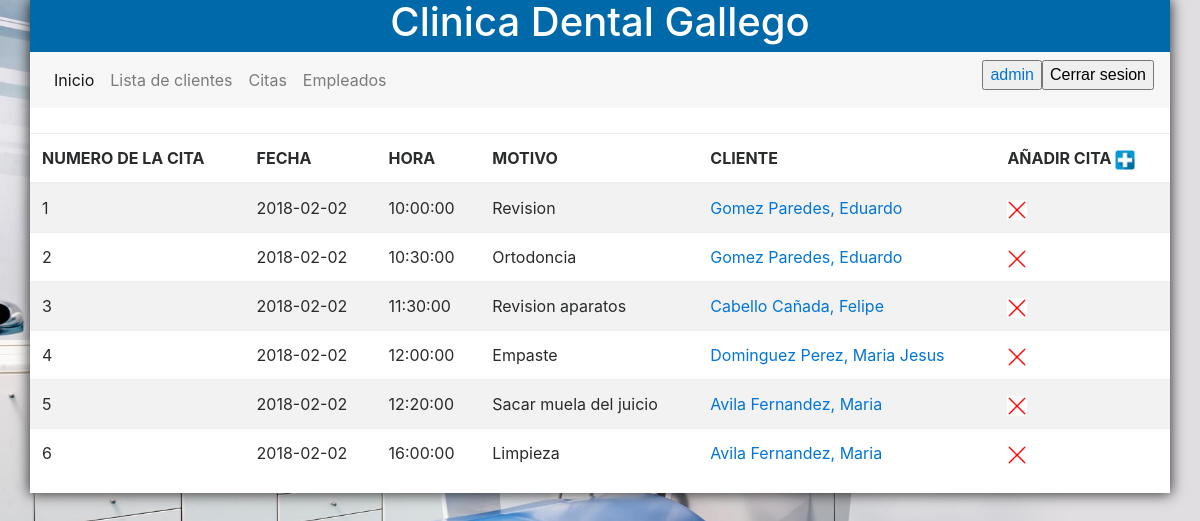
The app's page /admin/citas.php (signed in) with its own data.
### tables this page shows
CREATE TABLE IF NOT EXISTS `citas` (
  `numero` INT(11) NOT NULL AUTO_INCREMENT,
  `fecha` DATE NOT NULL,
  `motivo` VARCHAR(45) NOT NULL,
  `hora` time NOT NULL,
  `id_usuario` INT(11) NOT NULL,
  PRIMARY KEY (`numero`, `id_usuario`),
  CONSTRAINT
    FOREIGN KEY (`id_usuario`)
    REFERENCES `usuarios` (`id_usuario`)
    ON DELETE CASCADE
    ON UPDATE CASCADE);

CREATE TABLE IF NOT EXISTS `usuarios` (
  `id_usuario` INT(11) NOT NULL AUTO_INCREMENT,
  `nombre` VARCHAR(100) NOT NULL,
  `apellidos` VARCHAR(200) NOT NULL,
  `telefono` INT(9) NOT NULL,
  `user` VARCHAR(45) NOT NULL,
  `password` VARCHAR(45) NOT NULL,
  `tipo` VARCHAR(5) NOT NULL,
  `foto` VARCHAR(200),
  PRIMARY KEY (`id_usuario`));

### admin/citas.php (the view, shortened to what this page needs)
<?php
include_once '../funciones.php';
 ?>
<!DOCTYPE html>
<html lang="es">
  <head>
    <link rel="stylesheet" href="../css/bootstrap.min.css">
    <link rel="stylesheet" href="../js/bootstrap.min.js">
    <link rel="stylesheet" href="../estilo.css">
  </head>
  <body>
      <?php
      $connection=conectar();
      ?>
      <div class="container">
          <div class="row">
                  <table class="table table-striped">
                      <thead>
                        <tr>
                          <th>NUMERO DE LA CITA </th>
                          <th>FECHA </th>
                          <th>HORA </th>
                          <th>MOTIVO</th>
                          <th>CLIENTE</th>
                          <th>AÑADIR CITA <a href="citas/nueva_cita.php"><img src='images/mas.jpg' width='20' height='20'/></a></th>
                        </tr>
          </thead>
                      <?php
                            $query="select c.*, u.* from citas c
                                    join usuarios u on c.id_usuario = u.id_usuario";
                            if ($result = $connection->query($query)) {
                                while($obj = $result->fetch_object()) {
                                        echo "<tr>";
                                        echo "<td>".$obj->numero."</a></td>";
                                        echo "<td>".$obj->fecha."</td>";
                                        echo "<td>".$obj->hora."</td>";
                                        echo "<td>".$obj->motivo."</td>";
                                        echo "<td><a href='clientes/informe.php?id_usuario=".$obj->id_usuario."'>".$obj->apellidos.", ".$obj->nombre."</td></a>";
                                        echo "<td>
                                            <a href='citas/borrar.php?numero=".$obj->numero."'><img src='images/croos.png' width='20' height='20'/></a>
                                        </td>";
                                      echo "</tr>";
                                  }
                      }
                    ?>
                  </table>
              </div>
      </div>
  </body>
</html>

### estilo.css (style rules this page uses)
body { background-color: #aef3ff; }
.container { min-height: 400px; background: white; -webkit-box-shadow: 0px 0px 13px 1px rgba(0,0,0,0.79); -moz-box-shadow: 0px 0px 13px 1px rgba(0,0,0,0.79); box-shadow: 0px 0px 13px 1px rgba(0,0,0,0.79); }
.table { margin-top: 25px; }

### admin/citas.php (style rules this page uses)
body { background: url(../imagenes/dental.jpg); display:flex; align-items:center; margin: auto; background-repeat:no-repeat; background-position:center center; background-attachment:fixed; -o-background-size: 100% 100%, auto; -moz-background-size: 100% 100%, auto; -webkit-background-size: 100% 100%, auto; background-size: 100% 100%, auto; }

### records on screen
citas: numero "1", fecha "2018-02-02", hora "10:00:00", motivo "Revision", id_usuario.apellidos "Gomez Paredes", id_usuario.nombre "Eduardo"
citas: numero "2", fecha "2018-02-02", hora "10:30:00", motivo "Ortodoncia", id_usuario.apellidos "Gomez Paredes", id_usuario.nombre "Eduardo"
citas: numero "3", fecha "2018-02-02", hora "11:30:00", motivo "Revision aparatos", id_usuario.apellidos "Cabello Cañada", id_usuario.nombre "Felipe"
citas: numero "4", fecha "2018-02-02", hora "12:00:00", motivo "Empaste", id_usuario.apellidos "Dominguez Perez", id_usuario.nombre "Maria Jesus"
citas: numero "5", fecha "2018-02-02", hora "12:20:00", motivo "Sacar muela del juicio", id_usuario.apellidos "Avila Fernandez", id_usuario.nombre "Maria"
citas: numero "6", fecha "2018-02-02", hora "16:00:00", motivo "Limpieza", id_usuario.apellidos "Avila Fernandez", id_usuario.nombre "Maria"

### other values on screen
$_SESSION['user'] "admin"
